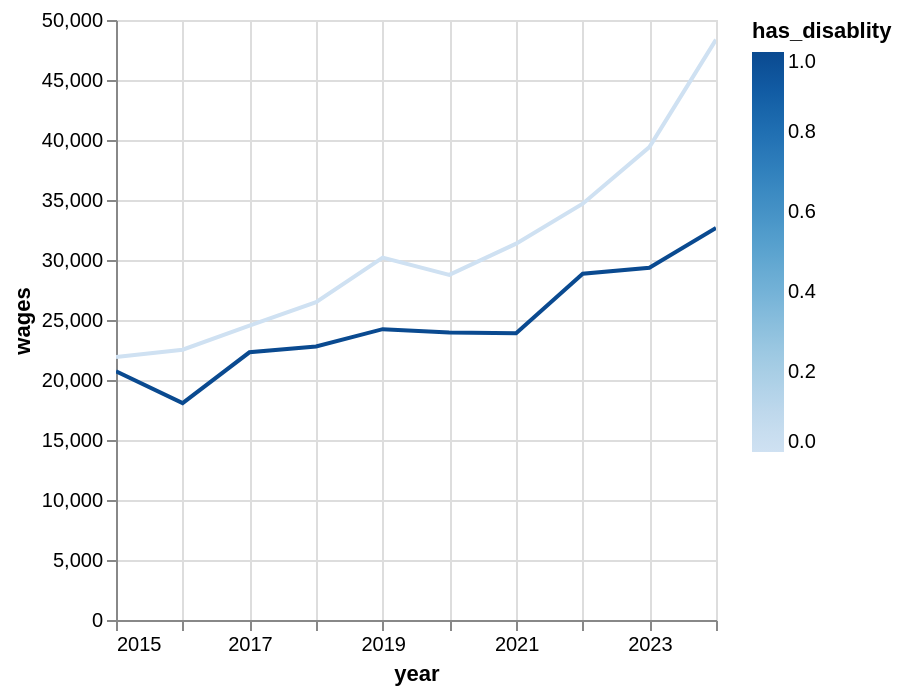

The notebook cell saved with this chart:
### Code cell
(
    panel_common_2019_2020
        #.filter((pl.col('is_employed_no_disablity') == 1)|(pl.col('is_employed_has_disablity') == 1))
        #.filter(pl.col('h7_2').is_in(['October', 'November', 'December']))
        .filter(pl.col('idind').is_in(working_statuses_1['idind'].implode()))
        .with_columns(pl.col('year').cast(pl.Int32).cast(pl.String).str.to_date("%Y"))
        .group_by(['year', 'has_disablity']).agg(pl.col('wages').mean())
).plot.line(x='year', y='wages', color='has_disablity')

### Figure 1 — Vega-Lite specification as saved in the notebook (floating-point values rounded to 4 significant figures)
{"config": {"view": {"continuousWidth": 300, "continuousHeight": 300}}, "data": {"name": "data-8468cf4cbd8215a79c9ddbe7eb5d0b69"}, "mark": {"type": "line", "tooltip": true}, "encoding": {"color": {"field": "has_disablity", "type": "quantitative"}, "x": {"field": "year", "type": "temporal"}, "y": {"field": "wages", "type": "quantitative"}}, "params": [{"name": "param_1e9efca18e7a2868", "select": {"type": "interval", "encodings": ["x", "y"]}, "bind": "scales"}], "$schema": "https://vega.github.io/schema/vega-lite/v6.1.0.json", "datasets": {"data-8468cf4cbd8215a79c9ddbe7eb5d0b69": [{"year": "2021-01-01T00:00:00", "has_disablity": 0, "wages": 31370.0}, {"year": "2017-01-01T00:00:00", "has_disablity": 0, "wages": 24530.0}, {"year": "2016-01-01T00:00:00", "has_disablity": 0, "wages": 22520.0}, {"year": "2019-01-01T00:00:00", "has_disablity": 1, "wages": 24240.0}, {"year": "2018-01-01T00:00:00", "has_disablity": 1, "wages": 22800.0}, {"year": "2023-01-01T00:00:00", "has_disablity": 1, "wages": 29360.0}, {"year": "2015-01-01T00:00:00", "has_disablity": 1, "wages": 20720.0}, {"year": "2020-01-01T00:00:00", "has_disablity": 0, "wages": 28760.0}, {"year": "2020-01-01T00:00:00", "has_disablity": 1, "wages": 23970.0}, {"year": "2018-01-01T00:00:00", "has_disablity": 0, "wages": 26480.0}, {"year": "2015-01-01T00:00:00", "has_disablity": 0, "wages": 21920.0}, {"year": "2024-01-01T00:00:00", "has_disablity": 1, "wages": 32660.0}, {"year": "2024-01-01T00:00:00", "has_disablity": 0, "wages": 48360.0}, {"year": "2023-01-01T00:00:00", "has_disablity": 0, "wages": 39410.0}, {"year": "2021-01-01T00:00:00", "has_disablity": 1, "wages": 23890.0}, {"year": "2016-01-01T00:00:00", "has_disablity": 1, "wages": 18070.0}, {"year": "2019-01-01T00:00:00", "has_disablity": 0, "wages": 30200.0}, {"year": "2022-01-01T00:00:00", "has_disablity": 1, "wages": 28860.0}, {"year": "2022-01-01T00:00:00", "has_disablity": 0, "wages": 34690.0}, {"year": "2017-01-01T00:00:00", "has_disablity": 1, "wages": 22310.0}]}}
